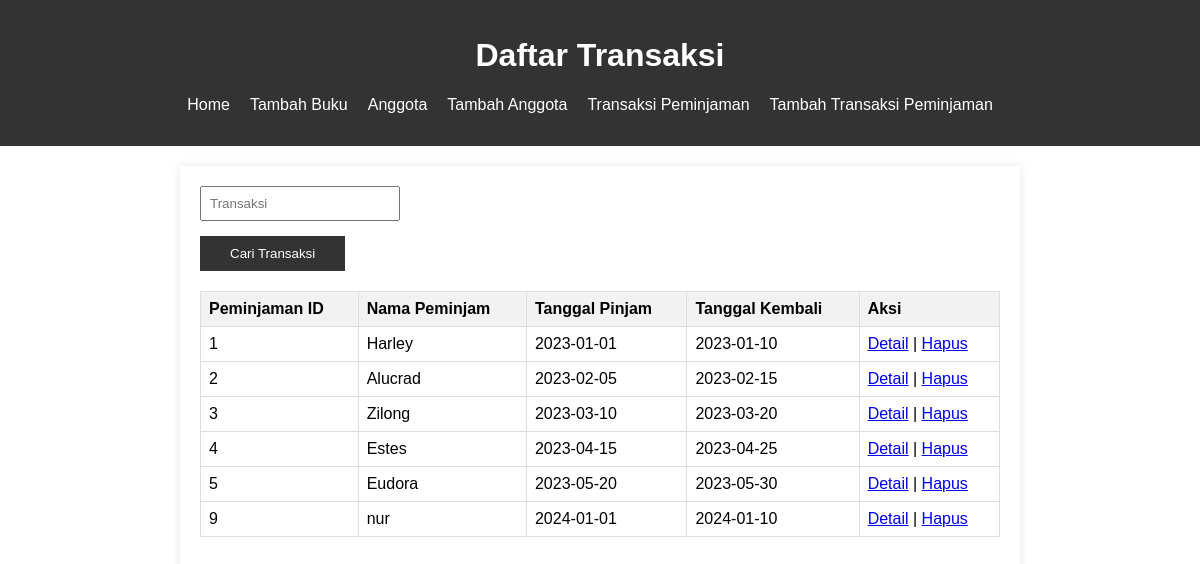
Page /transaksi.php on the committed database.
### tables this page shows
CREATE TABLE `peminjaman` (
  `PeminjamanID` int(11) NOT NULL,
  `PeminjamID` int(11) DEFAULT NULL,
  `TanggalPinjam` date DEFAULT NULL,
  `TanggalKembali` date DEFAULT NULL
);

CREATE TABLE `peminjam` (
  `PeminjamID` int(11) NOT NULL,
  `NamaPeminjam` varchar(255) NOT NULL,
  `Alamat` varchar(255) DEFAULT NULL,
  `NoTelepon` varchar(15) DEFAULT NULL
);

### transaksi.php (the view, shortened to what this page needs)
<!DOCTYPE html>
<html lang="en">
<head>
    <link rel="stylesheet" href="style.css">
</head>
<body>
    <header>
        <h1>Daftar Transaksi</h1>
        <nav>
            <ul>
                <li><a href="index.php">Home</a></li>
                <li><a href="tambah.php">Tambah Buku</a></li>
                <li><a href="anggota.php"> Anggota</a></li>
                <li><a href="tambah_anggota.php">Tambah Anggota</a></li>
                <li><a href="transaksi.php">Transaksi Peminjaman</a></li>
                <li><a href="tambah_transaksi.php">Tambah Transaksi Peminjaman</a></li>
            </ul>
        </nav>
    </header>
    <section>
        <form action="transaksi.php" method="GET" class="search-form">
            <div class="search-container">
                <input type="text" id="search" name="search" placeholder="Transaksi" value="<?php echo isset($_GET['search']) ? $_GET['search'] : ''; ?>">
            </div>
            <button type="submit">Cari Transaksi</button>
        </form>
        <table class="responsive-table">
            <tr>
                <th>Peminjaman ID</th>
                <th>Nama Peminjam</th>
                <th>Tanggal Pinjam</th>
                <th>Tanggal Kembali</th>
                <th>Aksi</th>
            </tr>
            <?php
            include('koneksi.php');
            $search = isset($_GET['search']) ? $_GET['search'] : '';
            $query = "SELECT * FROM Peminjaman LEFT JOIN Peminjam
            ON Peminjaman.PeminjamID = Peminjam.PeminjamID
            WHERE Peminjaman.PeminjamID LIKE '%$search%' OR Peminjam.NamaPeminjam LIKE '%$search%'";
            $result = mysqli_query($koneksi, $query);
            while ($row = mysqli_fetch_assoc($result)) {
                echo "<tr>";
                echo "<td>" . $row['PeminjamanID'] . "</td>";
                echo "<td>" . $row['NamaPeminjam'] . "</td>";
                echo "<td>" . $row['TanggalPinjam'] . "</td>";
                echo "<td>" . $row['TanggalKembali'] . "</td>";
                echo "<td>";
                echo "<a href='detail_transaksi.php?id=" . $row['PeminjamanID'] . "'>Detail</a>
| ";
                echo "<a href='#' onclick='hapusTransaksi(" . $row['PeminjamanID'] .
                    ")'>Hapus</a>";
                echo "</td>";
                echo "</tr>";
            }
            ?>
        </table>
    </section>
</body>
</html>

### style.css (style rules this page uses)
body { font-family: Arial, sans-serif; margin: 0; padding: 0; }
header { background-color: #333; color: #fff; text-align: center; padding: 1em 0; }
nav ul { list-style-type: none; padding: 0; display: flex; justify-content: center; }
nav li { margin-right: 20px; }
nav a { text-decoration: none; color: #fff; }
section { max-width: 800px; margin: 20px auto; padding: 20px; box-shadow: 0 0 10px rgba(0, 0, 0, 0.1); }
.search-form { margin-bottom: 20px; }
table { width: 100%; border-collapse: collapse; margin-bottom: 20px; }
th, td { border: 1px solid #ddd; padding: 8px; text-align: left; }
th { background-color: #f2f2f2; }
.responsive-table { overflow-x: auto; }
input { width: 100%; padding: 8px; box-sizing: border-box; }
button { background-color: #333; color: #fff; padding: 10px 30px; border: none; cursor: pointer; }
.search-container { display: flex; margin-bottom: 15px; }
input, select { width: 200px; padding: 8px; box-sizing: border-box; }

### rows in the picture
peminjaman: PeminjamanID "1", PeminjamID.NamaPeminjam "Harley", TanggalPinjam "2023-01-01", TanggalKembali "2023-01-10"
peminjaman: PeminjamanID "2", PeminjamID.NamaPeminjam "Alucrad", TanggalPinjam "2023-02-05", TanggalKembali "2023-02-15"
peminjaman: PeminjamanID "3", PeminjamID.NamaPeminjam "Zilong", TanggalPinjam "2023-03-10", TanggalKembali "2023-03-20"
peminjaman: PeminjamanID "4", PeminjamID.NamaPeminjam "Estes", TanggalPinjam "2023-04-15", TanggalKembali "2023-04-25"
peminjaman: PeminjamanID "5", PeminjamID.NamaPeminjam "Eudora", TanggalPinjam "2023-05-20", TanggalKembali "2023-05-30"
peminjaman: PeminjamanID "9", PeminjamID.NamaPeminjam "nur", TanggalPinjam "2024-01-01", TanggalKembali "2024-01-10"
